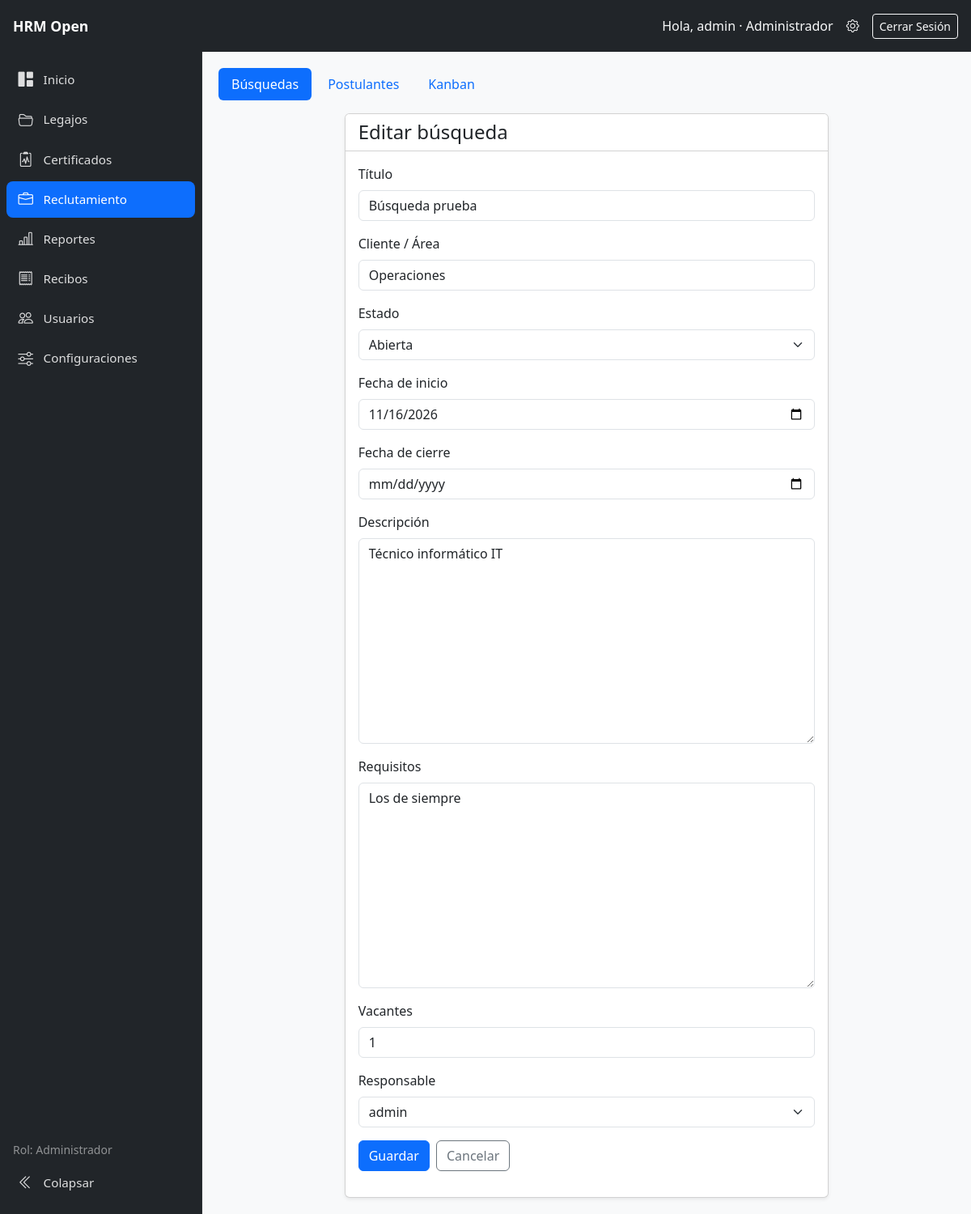
Screenshot of /recruitment/positions/1/edit/ (signed in) with the database file from the repository.
### recruitment/models.py (models this page shows, shortened)
class Position(models.Model):
    class Status(models.TextChoices):
        OPEN = "abierta", "Abierta"
        PAUSED = "pausada", "Pausada"
        CLOSED = "cerrada", "Cerrada"
    title = models.CharField("Título", max_length=150)
    client = models.CharField("Cliente / Área", max_length=150, blank=True)
    description = models.TextField("Descripción", blank=True)
    requirements = models.TextField("Requisitos", blank=True)
    status = models.CharField("Estado", max_length=10, choices=Status.choices, default=Status.OPEN)
    start_date = models.DateField("Fecha de inicio", null=True, blank=True)
    closing_date = models.DateField("Fecha de cierre", null=True, blank=True)
    vacancies = models.PositiveSmallIntegerField("Vacantes", default=1)
    owner = models.ForeignKey(
        settings.AUTH_USER_MODEL, verbose_name="Responsable", on_delete=models.SET_NULL,
        null=True, blank=True, related_name="positions",
    )
    created_at = models.DateTimeField(auto_now_add=True)
    class Meta:
        ordering = ["-created_at"]
        verbose_name = "búsqueda"

### recruitment/views.py (the view)
# urls.py: path('positions/<int:pk>/edit/', views.position_edit, name='position_edit'),
@role_required(*EDIT_ROLES)
def position_edit(request, pk):
    position = get_object_or_404(Position, pk=pk)
    form = PositionForm(request.POST or None, instance=position)
    if request.method == "POST" and form.is_valid():
        form.save()
        messages.success(request, "Búsqueda actualizada.")
        return redirect("recruitment:position_detail", pk=position.pk)
    return _form_page(request, form, "Editar búsqueda", reverse("recruitment:position_list"))

### recruitment/forms.py (shortened to what this page needs)
class PositionForm(BootstrapMixin, forms.ModelForm):
    class Meta:
        model = Position
        fields = [
            "title",
            "client",
            "status",
            "start_date",
            "closing_date",
            "description",
            "requirements",
            "vacancies",
            "owner",
        ]
        widgets = {
            "start_date": forms.DateInput(attrs={"type": "date", "class": "form-control"}, format="%Y-%m-%d"),
            "closing_date": forms.DateInput(attrs={"type": "date", "class": "form-control"}, format="%Y-%m-%d"),
        }
    def __init__(self, *args, **kwargs):
        super().__init__(*args, **kwargs)
        for name, field in self.fields.items():
            css = field.widget.attrs.get("class", "")
            if isinstance(field.widget, forms.Select):
                if "form-select" not in css:
                    field.widget.attrs["class"] = f"{css} form-select".strip()
            else:
                if "form-control" not in css:
                    field.widget.attrs["class"] = f"{css} form-control".strip()

### accounts/context_processors.py (called while the page is built, shortened)
def role_context(request):
    user = getattr(request, 'user', None)
    return capabilities_for(user)

### accounts/roles.py (called while the page is built)
def get_user_role(user):
    if not getattr(user, 'is_authenticated', False):
        return None
    if user.is_superuser:
        return ROLE_ADMIN
    names = set(user.groups.values_list('name', flat=True))
    for role in ALL_ROLES:
        if role in names:
            return role
    return None

def user_has_role(user, *roles):
    role = get_user_role(user)
    return role in roles

def can_manage_users(user):
    return user_has_role(user, ROLE_ADMIN)

def can_manage_employees(user):
    return user_has_role(user, ROLE_ADMIN, ROLE_OPERATOR)

def can_manage_absences(user):
    return user_has_role(user, ROLE_ADMIN, ROLE_OPERATOR, ROLE_COLLABORATOR)

def can_manage_recruitment(user):
    return user_has_role(user, ROLE_ADMIN, ROLE_OPERATOR)

def can_view_reports(user):
    return user_has_role(user, ROLE_ADMIN, ROLE_OPERATOR)

def can_import_export_employees(user):
    return user_has_role(user, ROLE_ADMIN, ROLE_OPERATOR)

def can_view_payslips(user):
    return user_has_role(user, ROLE_ADMIN, ROLE_OPERATOR, ROLE_COLLABORATOR)

def can_upload_payslips(user):
    return user_has_role(user, ROLE_ADMIN, ROLE_OPERATOR)

def can_manage_settings(user):
    return user_has_role(user, ROLE_ADMIN)

### employees/context_processors.py (called while the page is built)
def company_context(request):
    return {
        'company': CompanySettings.load()
    }

### templates/recruitment/form.html (shortened to what this page needs)
{% extends "recruitment/base.html" %}
{% block recruitment_content %}
<div class="row justify-content-center">
  <div class="col-lg-8">
    <div class="card shadow-sm">
      <div class="card-header bg-white">
        <h1 class="h4 mb-0">{{ heading }}</h1>
      </div>
      <div class="card-body">
        <form method="post" enctype="multipart/form-data" novalidate>
          {% for field in form %}
            <div class="mb-3">
              <label for="{{ field.id_for_label }}" class="form-label">{{ field.label }}</label>
              {{ field }}
            </div>
          {% endfor %}
          <div class="d-flex gap-2">
            <button type="submit" class="btn btn-primary">Guardar</button>
            <a href="{{ cancel_url }}" class="btn btn-outline-secondary">Cancelar</a>
          </div>
        </form>
      </div>
    </div>
  </div>
</div>
{% endblock %}

### templates/dashboard.html (shortened to what this page needs)
﻿<!DOCTYPE html>
{% load static %}
<html lang="es">
<head>
    <link href="https://cdn.jsdelivr.net/npm/bootstrap@5.3.0/dist/css/bootstrap.min.css" rel="stylesheet">
    <link rel="stylesheet" href="https://cdn.jsdelivr.net/npm/bootstrap-icons@1.10.5/font/bootstrap-icons.css">
</head>
<body class="app-shell">
    <header class="app-topbar">
        <div class="d-flex align-items-center gap-2">
            <a class="brand-text d-flex align-items-center gap-2 text-decoration-none" href="{% url 'dashboard' %}">
                <span class="text-white fw-bold d-none d-sm-inline">HRM Open</span>
            </a>
        </div>
        <div class="d-flex align-items-center">
            {% if request.user.is_authenticated %}
                <span class="text-light me-3 d-none d-md-inline">
                    Hola, {{ request.user.first_name|default:request.user.username }}{% if user_role %} · {{ user_role }}{% endif %}
                </span>
                {% if can_manage_users %}
                    <a href="{% url 'admin:index' %}" class="text-white text-decoration-none me-3" title="Panel de Administración" target="_blank">
                        <i class="bi bi-gear"></i>
                    </a>
                {% endif %}
                <form action="{% url 'logout' %}" method="post" class="d-inline m-0">
                    <button type="submit" class="btn btn-outline-light btn-sm">Cerrar Sesión</button>
                </form>
            {% else %}
                <a href="{% url 'login' %}" class="btn btn-outline-light btn-sm">Iniciar Sesión</a>
            {% endif %}
        </div>
    </header>
    <div class="app-layout">
        {% include "partials/sidebar_nav.html" %}
        <main class="app-main">
            {% block content %}{% endblock %}
        </main>
    </div>
</body>
</html>

### templates/dashboard.html (style rules this page uses)
:root { --sidebar-width: 250px; --sidebar-collapsed-width: 72px; --topbar-height: 64px; --sidebar-bg: #212529; --sidebar-hover: #2c3034; --sidebar-active: #0d6efd; }
html { height: 100%; }
body.app-shell { height: 100%; margin: 0; overflow: hidden; background: #f8f9fa; }
.app-topbar { position: fixed; top: 0; left: 0; right: 0; z-index: 1030; height: var(--topbar-height); background: #212529; color: #fff; display: flex; align-items: center; justify-content: space-between; padding: 0 1rem; gap: 0.75rem; }
.app-topbar .brand-text { color: #fff; text-decoration: none; font-weight: 600; font-size: 1.1rem; }
.app-layout { display: flex; position: fixed; top: var(--topbar-height); left: 0; right: 0; bottom: 0; }
.app-main { flex: 1; min-width: 0; height: 100%; overflow-y: auto; overflow-x: hidden; padding: 1.25rem; -webkit-overflow-scrolling: touch; }

### rows the page displays
Position: form "Búsqueda prueba" "Operaciones" "Abierta" "11/16/2026" "Técnico informático IT" "Los de siempre" "1" "admin"

### other values shown
{{ request.user.first_name|default:request.user.username }} "admin"
{{ user_role }} "Administrador"
{{ heading }} "Editar búsqueda"
{{ field.label }} "Título" "Cliente / Área" "Estado" "Fecha de inicio" "Fecha de cierre" "Descripción" "Requisitos" "Vacantes" "Responsable"
